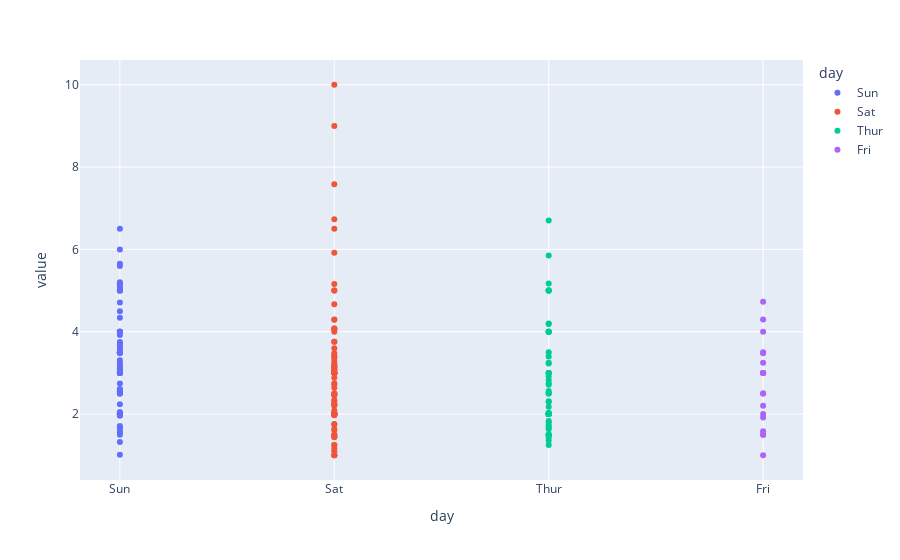

Here is the notebook cell this chart was saved with:
### Markdown cell above
### The tips dataset

### Code cell
# YOUR CODE HERE
fig = px.scatter(tips, x="day", y=["tip"],color='day')

fig.show()

### Figure 1 — Plotly figure (JSON) as saved in the notebook; plotly's stock layout.template omitted (floating-point values rounded to 4 significant figures)
{"data": [{"hovertemplate": "day=%{x}<br>value=%{y}<extra></extra>", "legendgroup": "Sun", "marker": {"color": "#636efa", "symbol": "circle"}, "mode": "markers", "name": "Sun", "orientation": "v", "showlegend": true, "type": "scatter", "x": ["Sun", "Sun", "Sun", "Sun", "Sun", "Sun", "Sun", "Sun", "Sun", "Sun", "Sun", "Sun", "Sun", "Sun", "Sun", "Sun", "Sun", "Sun", "Sun", "Sun", "Sun", "Sun", "Sun", "Sun", "Sun", "Sun", "Sun", "Sun", "Sun", "Sun", "Sun", "Sun", "Sun", "Sun", "Sun", "Sun", "Sun", "Sun", "Sun", "Sun", "Sun", "Sun", "Sun", "Sun", "Sun", "Sun", "Sun", "Sun", "Sun", "Sun", "Sun", "Sun", "Sun", "Sun", "Sun", "Sun", "Sun", "Sun", "Sun", "Sun", "Sun", "Sun", "Sun", "Sun", "Sun", "Sun", "Sun", "Sun", "Sun", "Sun", "Sun", "Sun", "Sun", "Sun", "Sun", "Sun"], "xaxis": "x", "y": [1.01, 1.66, 3.5, 3.31, 3.61, 4.71, 2, 3.12, 1.96, 3.23, 1.71, 5, 1.57, 3, 3.02, 3.92, 1.67, 3.71, 3.5, 2.54, 3.06, 1.32, 5.6, 3, 5, 6, 2.05, 3, 2.5, 2.6, 5.2, 1.56, 4.34, 3.51, 4, 2.55, 4, 3.5, 5.07, 2.5, 2, 2.74, 2, 2, 5.14, 5, 3.75, 2.61, 2, 3.5, 2.5, 2, 2, 3, 3.48, 2.24, 4.5, 5.15, 3.18, 4, 3.11, 2, 2, 4, 3.55, 3.68, 5.65, 3.5, 6.5, 3, 5, 3.5, 2, 3.5, 4, 1.5], "yaxis": "y"}, {"hovertemplate": "day=%{x}<br>value=%{y}<extra></extra>", "legendgroup": "Sat", "marker": {"color": "#EF553B", "symbol": "circle"}, "mode": "markers", "name": "Sat", "orientation": "v", "showlegend": true, "type": "scatter", "x": ["Sat", "Sat", "Sat", "Sat", "Sat", "Sat", "Sat", "Sat", "Sat", "Sat", "Sat", "Sat", "Sat", "Sat", "Sat", "Sat", "Sat", "Sat", "Sat", "Sat", "Sat", "Sat", "Sat", "Sat", "Sat", "Sat", "Sat", "Sat", "Sat", "Sat", "Sat", "Sat", "Sat", "Sat", "Sat", "Sat", "Sat", "Sat", "Sat", "Sat", "Sat", "Sat", "Sat", "Sat", "Sat", "Sat", "Sat", "Sat", "Sat", "Sat", "Sat", "Sat", "Sat", "Sat", "Sat", "Sat", "Sat", "Sat", "Sat", "Sat", "Sat", "Sat", "Sat", "Sat", "Sat", "Sat", "Sat", "Sat", "Sat", "Sat", "Sat", "Sat", "Sat", "Sat", "Sat", "Sat", "Sat", "Sat", "Sat", "Sat", "Sat", "Sat", "Sat", "Sat", "Sat", "Sat", "Sat"], "xaxis": "x", "y": [3.35, 4.08, 2.75, 2.23, 7.58, 3.18, 2.34, 2, 2, 4.3, 3, 1.45, 2.5, 3, 2.45, 3.27, 3.6, 2, 3.07, 2.31, 5, 2.24, 3, 1.5, 1.76, 6.73, 3.21, 2, 1.98, 3.76, 2.64, 3.15, 2.47, 1, 2.01, 2.09, 1.97, 3, 3.14, 5, 2.2, 1.25, 3.08, 2.5, 3.48, 4.08, 1.64, 4.06, 4.29, 3.76, 4, 3, 1, 1.61, 2, 10, 3.16, 3.41, 3, 2.03, 2.23, 2, 5.16, 9, 2.5, 6.5, 1.1, 3, 1.5, 1.44, 3.09, 3, 2.72, 2.88, 2, 3, 3.39, 1.47, 3, 1.25, 1, 1.17, 4.67, 5.92, 2, 2, 1.75], "yaxis": "y"}, {"hovertemplate": "day=%{x}<br>value=%{y}<extra></extra>", "legendgroup": "Thur", "marker": {"color": "#00cc96", "symbol": "circle"}, "mode": "markers", "name": "Thur", "orientation": "v", "showlegend": true, "type": "scatter", "x": ["Thur", "Thur", "Thur", "Thur", "Thur", "Thur", "Thur", "Thur", "Thur", "Thur", "Thur", "Thur", "Thur", "Thur", "Thur", "Thur", "Thur", "Thur", "Thur", "Thur", "Thur", "Thur", "Thur", "Thur", "Thur", "Thur", "Thur", "Thur", "Thur", "Thur", "Thur", "Thur", "Thur", "Thur", "Thur", "Thur", "Thur", "Thur", "Thur", "Thur", "Thur", "Thur", "Thur", "Thur", "Thur", "Thur", "Thur", "Thur", "Thur", "Thur", "Thur", "Thur", "Thur", "Thur", "Thur", "Thur", "Thur", "Thur", "Thur", "Thur", "Thur", "Thur"], "xaxis": "x", "y": [4, 3, 2.71, 3, 3.4, 1.83, 5, 2.03, 5.17, 2, 4, 5.85, 3, 1.5, 1.8, 2.92, 2.31, 1.68, 2.5, 2, 2.52, 4.2, 1.48, 2, 2, 2.18, 1.5, 2.83, 1.5, 2, 3.25, 1.25, 2, 2, 2, 2.75, 3.5, 6.7, 5, 5, 2.3, 1.5, 1.36, 1.63, 1.73, 2, 4.19, 2.56, 2.02, 4, 1.44, 2, 5, 2, 2, 4, 2.01, 2, 2.5, 4, 3.23, 3], "yaxis": "y"}, {"hovertemplate": "day=%{x}<br>value=%{y}<extra></extra>", "legendgroup": "Fri", "marker": {"color": "#ab63fa", "symbol": "circle"}, "mode": "markers", "name": "Fri", "orientation": "v", "showlegend": true, "type": "scatter", "x": ["Fri", "Fri", "Fri", "Fri", "Fri", "Fri", "Fri", "Fri", "Fri", "Fri", "Fri", "Fri", "Fri", "Fri", "Fri", "Fri", "Fri", "Fri", "Fri"], "xaxis": "x", "y": [3, 3.5, 1, 4.3, 3.25, 4.73, 4, 1.5, 3, 1.5, 2.5, 3, 2.2, 3.48, 1.92, 3, 1.58, 2.5, 2], "yaxis": "y"}], "layout": {"legend": {"title": {"text": "day"}, "tracegroupgap": 0}, "margin": {"t": 60}, "xaxis": {"anchor": "y", "categoryarray": ["Sun", "Sat", "Thur", "Fri"], "categoryorder": "array", "domain": [0, 1], "title": {"text": "day"}}, "yaxis": {"anchor": "x", "domain": [0, 1], "title": {"text": "value"}}}}
